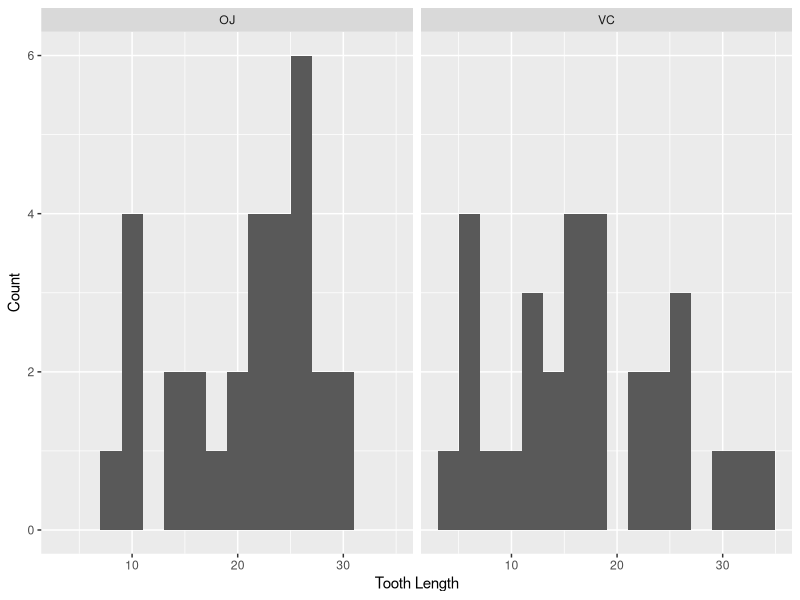
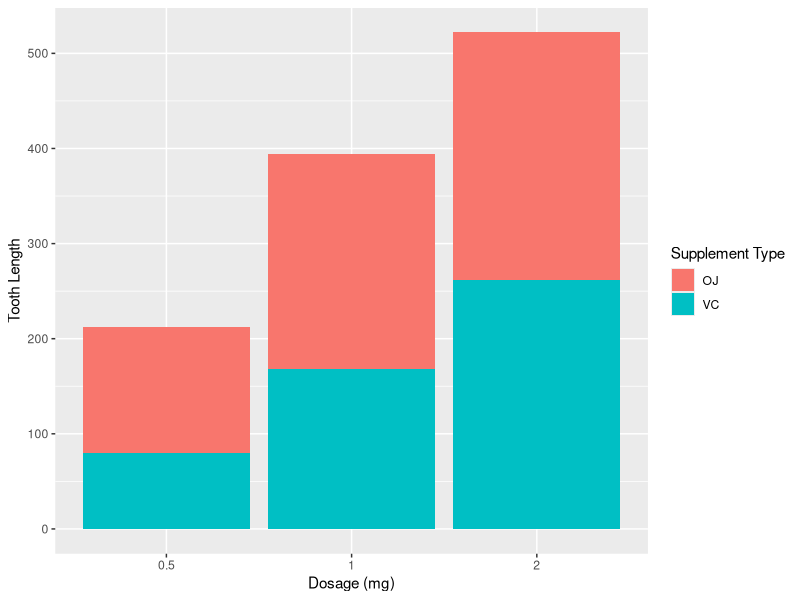

These charts were generated, in order, by the following R code: (Note: this script raises an error after producing the figures.)
## ---- chunk 1
library(ggplot2)
library(datasets)
library(reshape2)
library(dplyr)
## ---- chunk 2
toothGrowth = tbl_df(ToothGrowth)
## ---- chunk 3
glimpse(toothGrowth)
summary(toothGrowth)
head(toothGrowth,3); tail(toothGrowth,3)
## ---- chunk 4
ggplot(data=toothGrowth, aes(x=len)) + 
  geom_histogram(binwidth=2) +
  facet_grid( . ~ supp) +
  xlab("Tooth Length") +
  ylab("Count")
## ---- chunk 5
ggplot(data=toothGrowth, aes(x=as.factor(dose), y=len, fill=supp)) + 
  geom_bar(stat="identity") +
  xlab("Dosage (mg)") +
  ylab("Tooth Length") +
  guides(fill=guide_legend(title="Supplement Type"))
## ---- chunk 6
oj= subset(toothGrowth, supp=="OJ")$len
vc= subset(toothGrowth, supp=="VC")$len

## ---- chunk 7
var(oj);var(vc)

## ---- chunk 8
test= t.test(len ~ supp, paired = FALSE, val.equal = FALSE, data = toothGrowth)

## ---- chunk 9
oj05= subset(toothGrowth, dose ==0.5 & supp=="OJ")$len
oj1= subset(toothGrowth, dose ==1 & supp=="OJ")$len
oj2= subset(toothGrowth, dose ==2 & supp=="OJ")$len


vc05= subset(toothGrowth, dose ==0.5 & supp=="VC")$len
vc1= subset(toothGrowth, dose ==1 & supp=="VC")$len
vc2= subset(toothGrowth, dose ==2 & supp=="VC")$len

## ---- chunk 10
var(oj05);var(oj1);var(oj2)
var(vc05);var(vc1);var(vc2)
## ---- chunk 11
testOJ05_1= t.test(x= oj1, y=oj05,  val.equal = FALSE)
testOJ05_1$p.value; testOJ05_1$conf.int

testOJ1_2= t.test(x= oj2, y=oj1,  val.equal = FALSE)
testOJ1_2$p.value; testOJ1_2$conf.int

testOJ05_2= t.test(x= oj2, y=oj05,  val.equal = FALSE)
testOJ05_2$p.value; testOJ05_2$conf.int

## ---- chunk 12
dose05_1= subset(toothGrowth, dose ==0.5|dose ==1)
dose05_1$supp = NULL
dose1_2= subset(toothGrowth, dose ==1|dose ==2 )
dose1_2$supp = NULL
dose05_2= subset(toothGrowth, dose ==0.5|dose ==2)
dose05_2$supp = NULL
## ---- chunk 13
var(dose05_1);var(dose1_2);var(dose05_2)

## ---- chunk 14
testD05_1= t.test(len ~ dose, paired = FALSE, val.equal = FALSE, data = dose05_1)
testD05_1$p.value; testD05_1$conf.int

testD1_2= t.test(len ~ dose, paired = FALSE, val.equal = FALSE, data = dose1_2)
testD1_2$p.value; testD1_2$conf.int

testD05_2= t.test(len ~ dose, paired = FALSE, val.equal = FALSE, data = dose05_2)
testD05_2$p.value; testD05_2$conf.int

